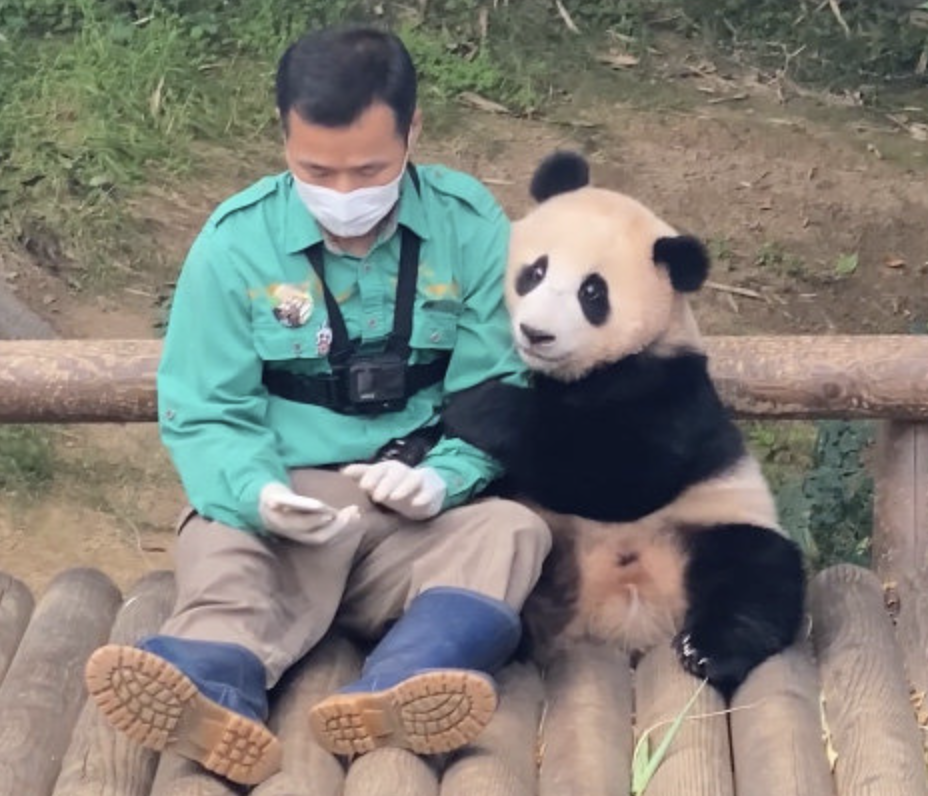
#> input picture AI/gangbao.png, 928 x 796 px
$ python Translation.py
#> lines starting #> are read from the running program, lines starting #| are printed output that depends on the picture; after the words box and inside, x2 and y2 are one past the last pixel; in counts of white or black regions, pixels touching at a corner belong together
import cv2
import numpy as np
def image_translation():
    img = cv2.imread('gangbao.png', cv2.IMREAD_COLOR)
#> img is the input picture: shape (796, 928, 3); mean B, G, R 118.3, 125.9, 127.4
    img = cv2.rectangle(img, (100, 255), (40, 60), (255, 255, 255), 1)
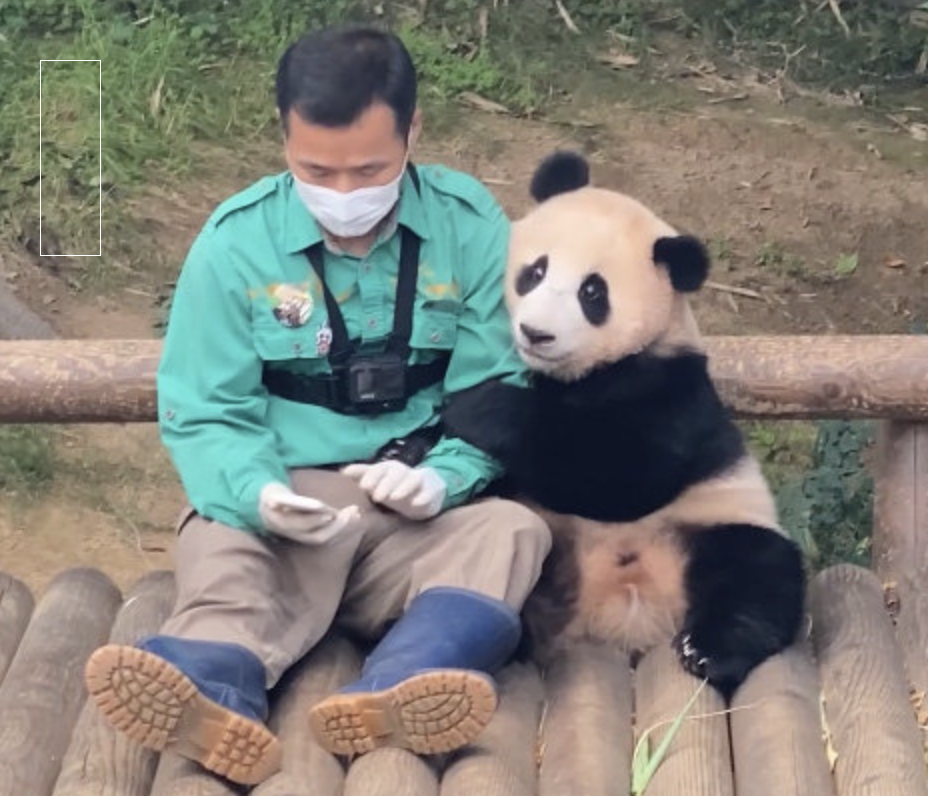
#> img: shape (796, 928, 3); 0.07% of pixels changed, all inside (x1, y1, x2, y2) = (40, 60, 101, 256)
    rows, cols = img.shape[:2]
#> rows = 796; cols = 928

    M = np.float32([[1, 0, 40], [0, 1, 60]])
    dst = cv2.warpAffine(img, M, (cols, rows))
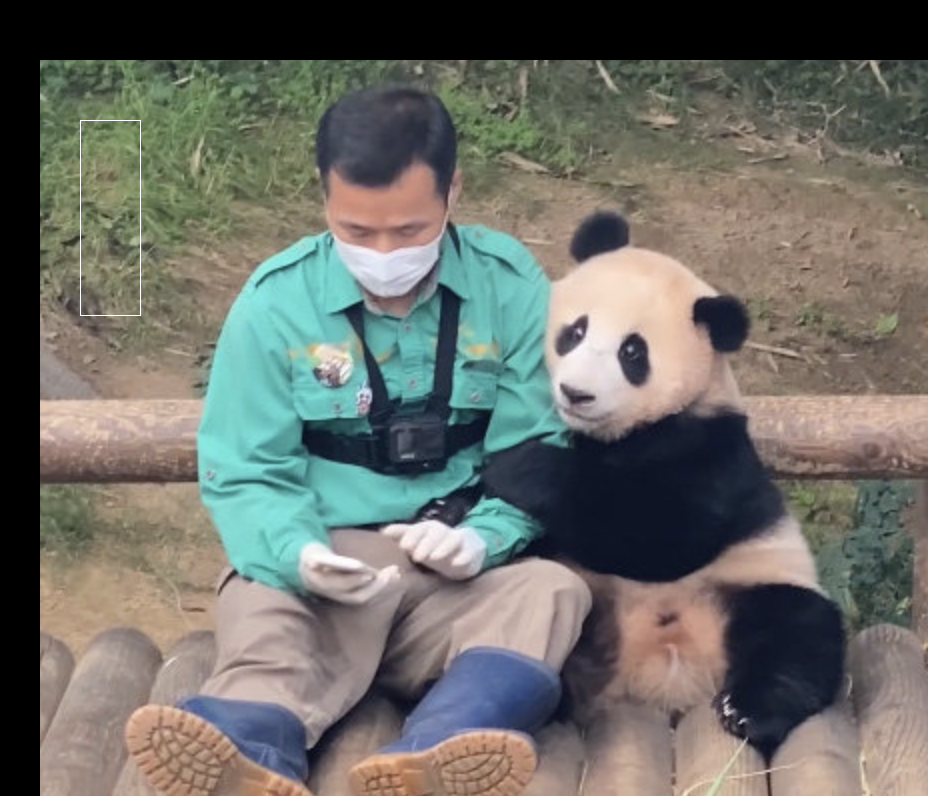
#> dst: shape (796, 928, 3); mean B, G, R 103.6, 109.6, 108.8

    cv2.imshow('JetsonNano_Original', img)
    cv2.imshow('JetsonNano_Translation', dst)

    cv2.waitKey(0)
    cv2.destroyAllWindows()

image_translation()

$ run again, with AI/bao.png copied over AI/gangbao.png
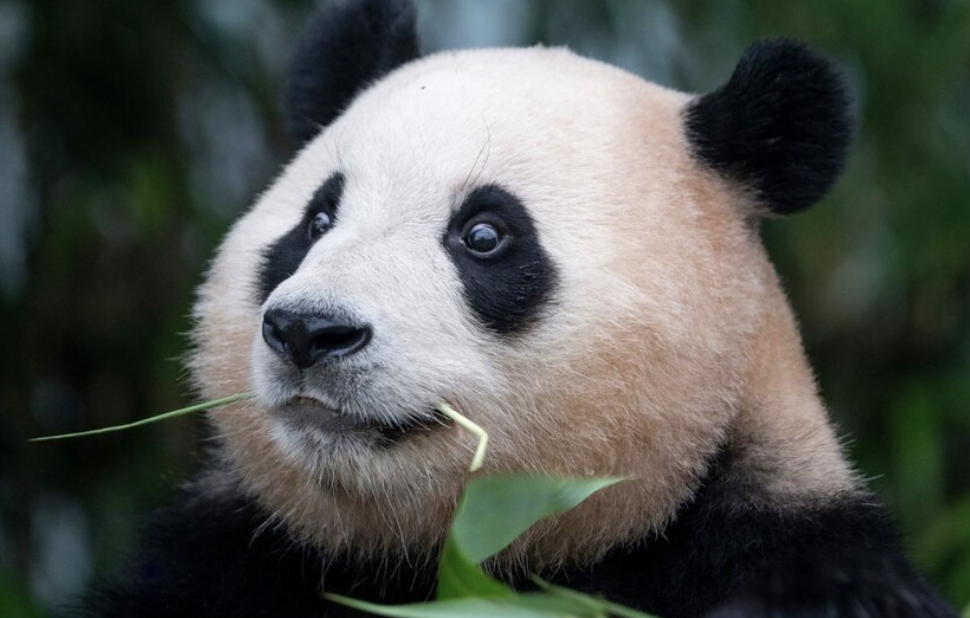
#> input picture AI/bao.png, 970 x 618 px
#> in image_translation, img is the input picture: shape (618, 970, 3); mean B, G, R 80.4, 84.8, 81.3
#> in image_translation, `img = cv2.rectangle(img, (100, 255), (40, 60), (255, 255, 255), 1)`:
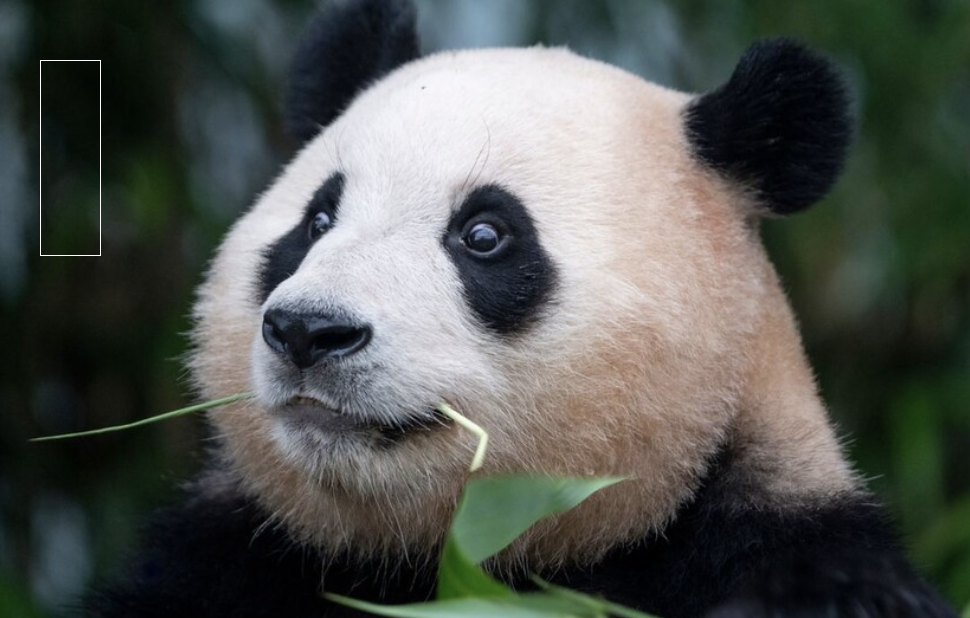
#> img: shape (618, 970, 3); 0.09% of pixels changed, all inside (x1, y1, x2, y2) = (40, 60, 101, 256)
#> in image_translation, `dst = cv2.warpAffine(img, M, (cols, rows))`:
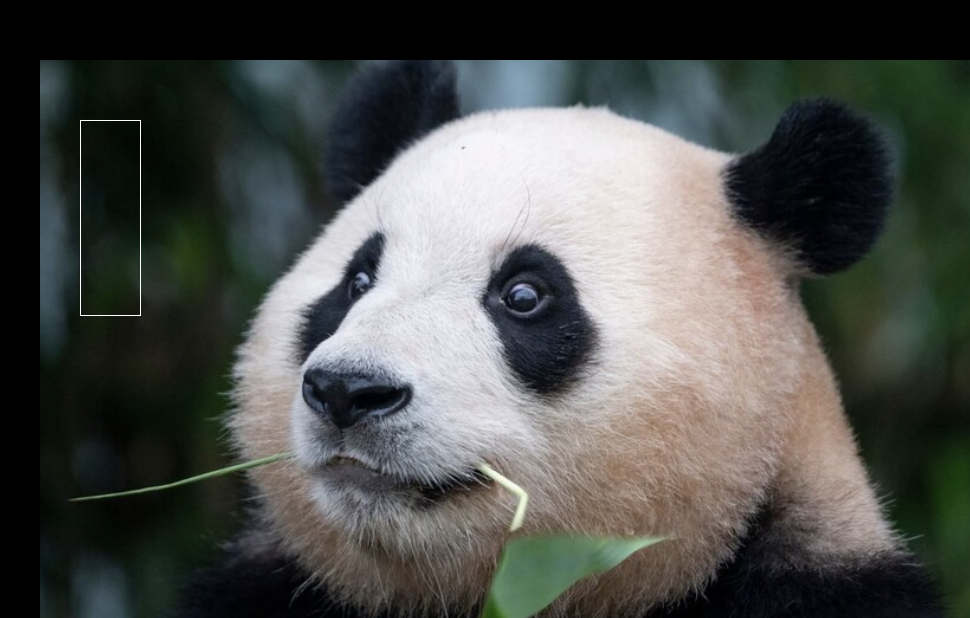
#> dst: shape (618, 970, 3); mean B, G, R 77, 80.2, 78.2
